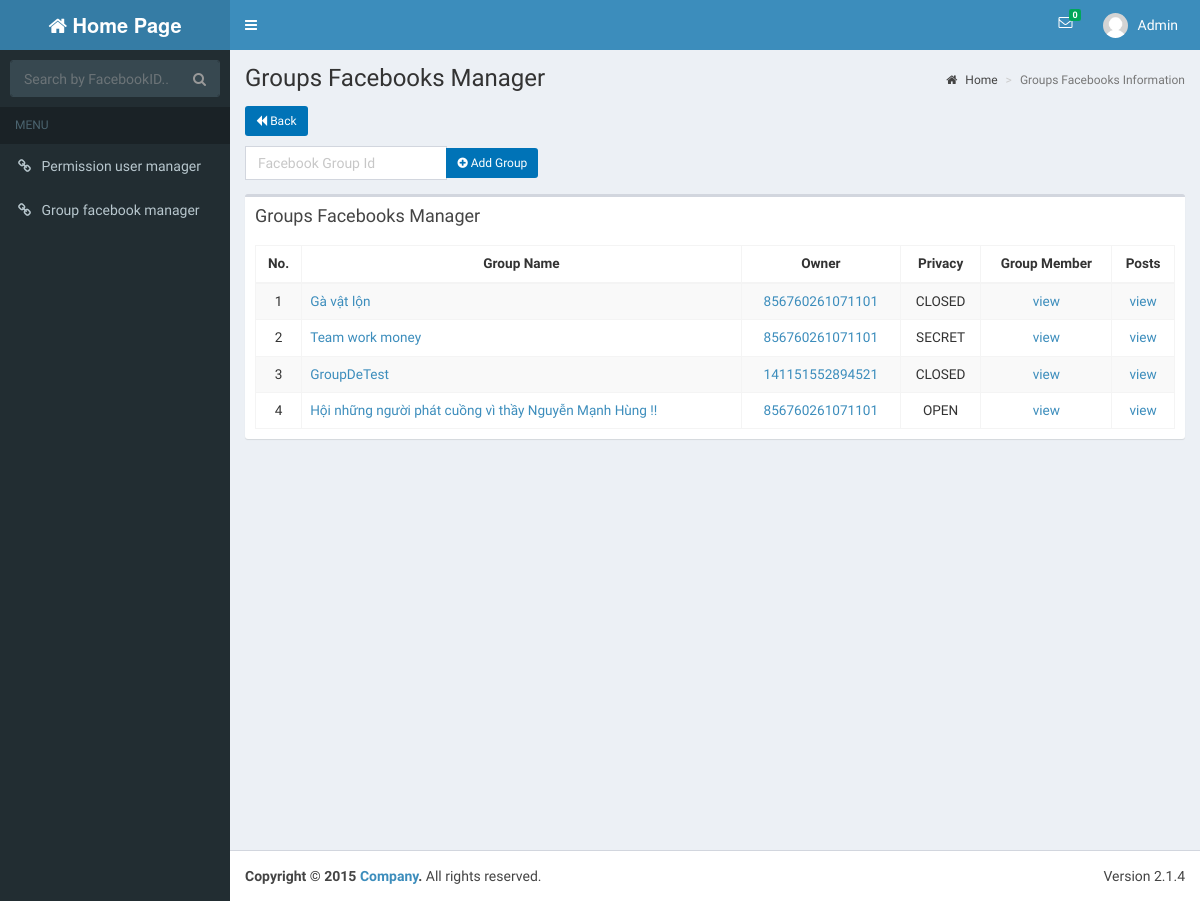
Before: /subGroup.php (signed in) with the older database file.
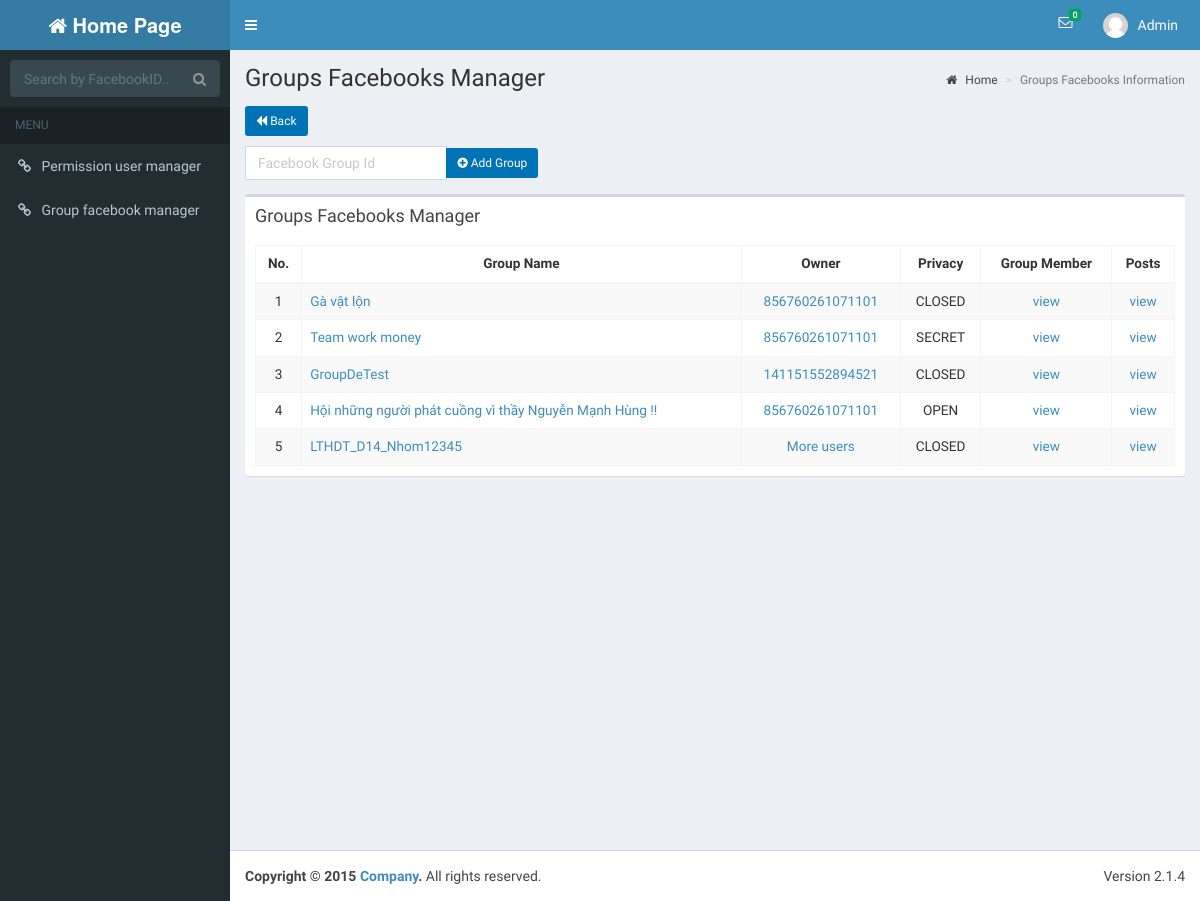
After: the same page with the newer database file.
### tables this page shows
CREATE TABLE IF NOT EXISTS `user_group` (
  `UserGroupId` int(20) NOT NULL AUTO_INCREMENT,
  `UserId` int(20) DEFAULT NULL,
  `GroupId` int(20) DEFAULT NULL,
  PRIMARY KEY (`UserGroupId`),
  KEY `fk_user_group_users_idx` (`UserId`),
  KEY `fk_user_group_groups_idx` (`GroupId`)
);

CREATE TABLE IF NOT EXISTS `groups` (
  `GroupId` int(20) NOT NULL AUTO_INCREMENT,
  `FacebookGroupId` varchar(30) NOT NULL,
  `Name` varchar(100) NOT NULL,
  `Privacy` varchar(30) DEFAULT NULL,
  `Description` varchar(500) DEFAULT NULL,
  `Icon` varchar(100) DEFAULT NULL,
  `Email` varchar(30) DEFAULT NULL,
  `Owner` varchar(50) DEFAULT NULL,
  `CreateGroupTime` timestamp NULL DEFAULT NULL,
  `CreateTime` timestamp NOT NULL DEFAULT '0000-00-00 00:00:00',
  `ParentGroupId` int(20) DEFAULT '0',
  PRIMARY KEY (`GroupId`)
);

### dao/db_connect.php (called while the page is built, shortened)
<?php
class DB_CONNECT {
    function connect() {
        $con = @mysql_connect(DB_SERVER, DB_USER, DB_PASSWORD) or die(mysql_error());
        return $con;
    }
}
?>

### dao/daoGroups.php (called while the page is built, shortened)
<?php
require_once 'db_connect.php';
require_once '/../models/groups.php';
function getListGroupsbyUserId($varIdUser) {
    $listGroups = array();
    $result = mysql_query("SELECT * FROM groups,user_group WHERE user_group.GroupId=groups.GroupId AND user_group.UserId = " . $varIdUser) or die(mysql_error());
    if (mysql_num_rows($result) > 0) {
        while ($row = mysql_fetch_array($result)) {
            $groups = new Groups();
            $groups->setGroupId($row['GroupId']);
            $groups->setFacebookGroupId($row['FacebookGroupId']);
            $groups->setName($row['Name']);
            $groups->setPrivacy($row['Privacy']);
            $groups->setDescription($row['Description']);
            $groups->setEmail($row['Email']);
            $groups->setOwner($row['Owner']);
            array_push($listGroups, $groups);
        }
    }
    return $listGroups;
}
?>

### models/groups.php (called while the page is built, shortened)
<?php
class Groups {
    private $groupId;
    private $facebookGroupId;
    private $name;
    private $privacy;
    private $owner;
    function getGroupId() {
        return $this->groupId;
    }
    function getFacebookGroupId() {
        return $this->facebookGroupId;
    }
    function getName() {
        return $this->name;
    }
    function getPrivacy() {
        return $this->privacy;
    }
    function getOwner() {
        return $this->owner;
    }
    function setGroupId($groupId) {
        $this->groupId = $groupId;
    }
    function setFacebookGroupId($facebookGroupId) {
        $this->facebookGroupId = $facebookGroupId;
    }
    function setName($name) {
        $this->name = $name;
    }
    function setPrivacy($privacy) {
        $this->privacy = $privacy;
    }
    function setOwner($owner) {
        $this->owner = $owner;
    }
}

### subGroup.php (the view, shortened to what the changed rows need)
<?php
require_once '/dao/daoGroups.php';
require_once '/models/groups.php';
if (checkRoleAdminUsingUserId($_SESSION['user_id'])||  checkRoleQLNhom($_SESSION['user_id'])) {
    $listGroup = getListGroupsbyUserId($_SESSION['user_id']);
}
else if(checkRoleTV($_SESSION['user_id'])|| checkRoleQuanTri($_SESSION['user_id'])){
    $listGroup = getListGroupsbyUserId($_SESSION['user_id']);
}else {
    return;
}
?>
<html>
    <head>
        <?php include 'includeCss.php'; ?>
    </head>
    <body class="hold-transition skin-blue sidebar-mini">
        <div class="wrapper">
            <div class="content-wrapper">
                <section class="content-header">
                    <h1>
                        Groups Facebooks Manager
                    </h1>
                </section>
                <section class="content">
                    <div class="row">
                        <div class="col-md-12">
                            <div class="box table-responsive ">
                                    <div class="box-body ">
                                        <table id="example1" class="table table-bordered table-striped" cellspacing="0" width="100%">
                                            <thead>
                                                <tr>
                                                    <th class="text-center"> <small>No.</small></th>
                                                    <th class="text-center"><small>Group Name</small></th>
                                                    <th class="text-center"><small>Owner</small></th>
                                                    <th class="text-center"><small>Privacy</small></th>
                                                    <th class="text-center"><small>Group Member</small></th>
                                                    <th class="text-center"><small>Posts</small></th>
                                                </tr>
                                            </thead>
                                            <tbody>
                                                <?php
                                                $i = 0;
                                                foreach ($listGroup as $row) {
                                                    $i++;
                                                    echo '<tr>';
                                                    echo "<td class=\"text-center\" ><small>{$i}</smail></td>";
                                                    echo "<td class=\"text-left\"><small><a href=https://www.facebook.com/{$row->getFacebookGroupId()}>{$row->getName()}</a></small></td>";
                                                    $ow=$row->getOwner();
                                                    if($ow==NULL&&$ow==''){
                                                        echo "<td class=\"text-center\"><small><a href=https://www.facebook.com/groups/{$row->getFacebookGroupId()}/admins>More users</a></small></td>";
                                                    }else
                                                        echo "<td class=\"text-center\"><small><a href=https://www.facebook.com/{$row->getOwner()}>{$row->getOwner()}</a></small></td>";
                                                    echo "<td class=\"text-center\"><small>{$row->getPrivacy()}</small></td>";
                                                    echo "<td class=\"text-center\"><small><a href = memberView.php?facebookGroupId={$row->getFacebookGroupId()}&groupId={$row->getGroupId()}>view</a></small></td>";
                                                    echo "<td class=\"text-center\"><small><a href = feedView.php?facebookGroupId={$row->getFacebookGroupId()}&groupId={$row->getGroupId()}&pageNum=1>view</a></small></td>";
                                                    echo '</tr>';
                                                }
                                                ?>
                                            </tbody>
                                        </table>
                                    </div>
                            </div>
                        </div>
                    </div>
                </section>
            </div>
        </div>
    </body>
</html>

Changed rows visible on the page:
added user_group: GroupId.Name "LTHDT_D14_Nhom12345", GroupId.Privacy "CLOSED"
